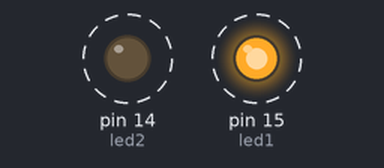
The sketch below on a simulated Arduino Uno, built with avr-gcc and run on an emulated ATmega328P. Parts: output pins drawn as LEDs (lit = HIGH). Dashed ring = blinking.

Above: at 0.5 s.
Timing chart, 0 to 4.6 s (numbered marks = the images above):
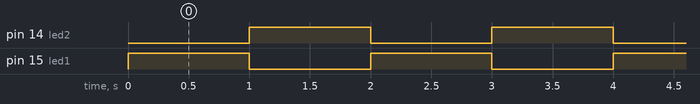

The sketch:

story_2.ino.ino
```cpp
int led1 = 15;
int led2 = 14;

void setup() {
  // put your setup code here, to run once:
pinMode(led1, OUTPUT);
pinMode(led2, OUTPUT);
}
  // put your main code here, to run repeatedly:
void loop() {
  digitalWrite(led1, HIGH);   // turn the LED on (HIGH is the voltage level)
  digitalWrite(led2, LOW);    // turn the LED off by making the voltage LOW
  delay(1000);                       // wait for a second
  digitalWrite(led2, HIGH);   // turn the LED on (HIGH is the voltage level)
  digitalWrite(led1, LOW);    // turn the LED off by making the voltage LOW
  delay(1000);                       // wait for a second
}
```

Measured:
- by itself, pin 14 (led2), pin 15 (led1): alternates HIGH for 1.0 s and LOW for 1.0 s
